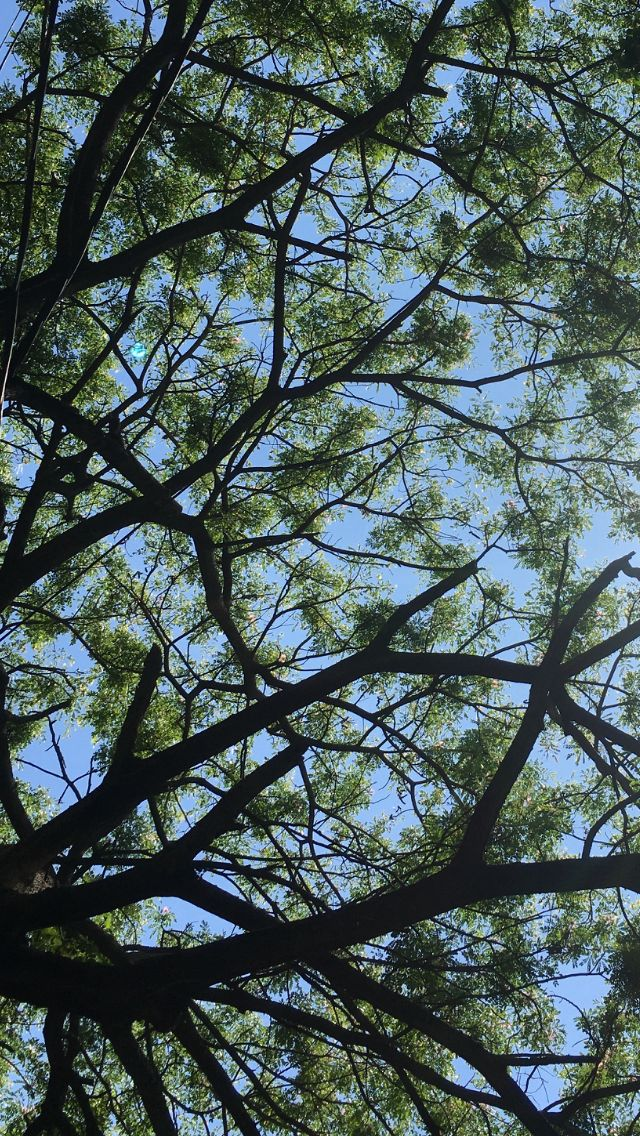
#> input picture 1_pohon.jpg, 640 x 1136 px
$ python 1_Robert_Sobel.py
#> lines starting #> are read from the running program, lines starting #| are printed output that depends on the picture
import imageio.v3 as imageio
import numpy as np
import matplotlib.pyplot as plt
from scipy.ndimage import convolve

# Membaca gambar grayscale
image = imageio.imread('1_pohon.jpg', mode='L')
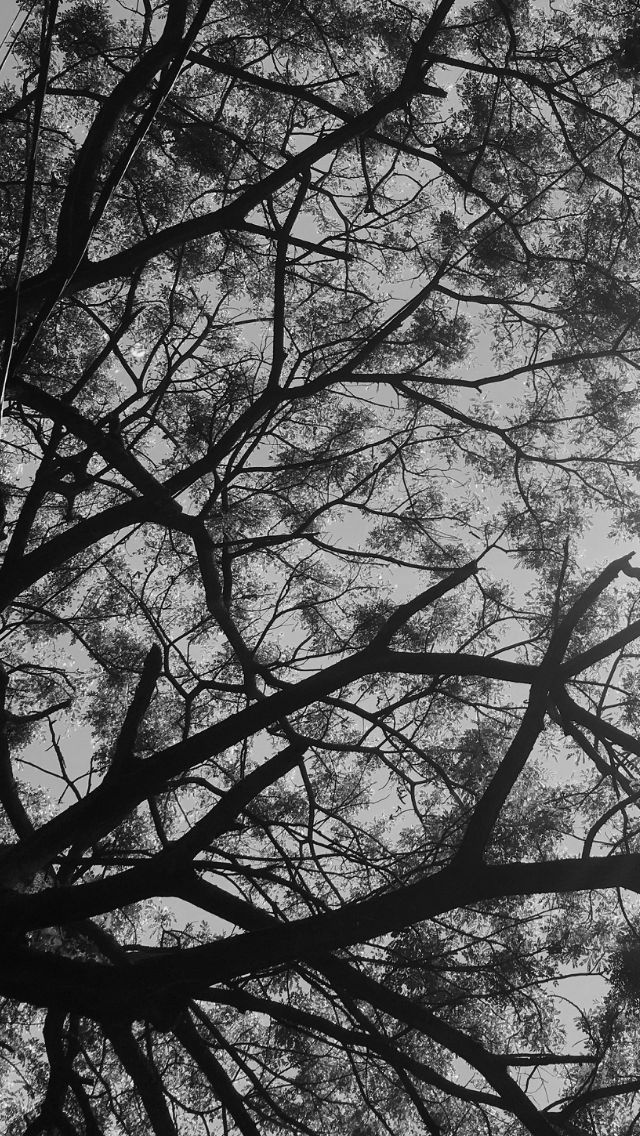
#> image: shape (1136, 640); min 0, max 255, mean 87.6

# Operator Roberts dan Sobel
roberts_x = np.array([[1, 0], [0, -1]])
roberts_y = np.array([[0, 1], [-1, 0]])
sobel_x = np.array([[-1, 0, 1], [-2, 0, 2], [-1, 0, 1]])
sobel_y = np.array([[-1, -2, -1], [0, 0, 0], [1, 2, 1]])

def edge_detection(image, kx, ky):
    gx, gy = convolve(image, kx), convolve(image, ky)
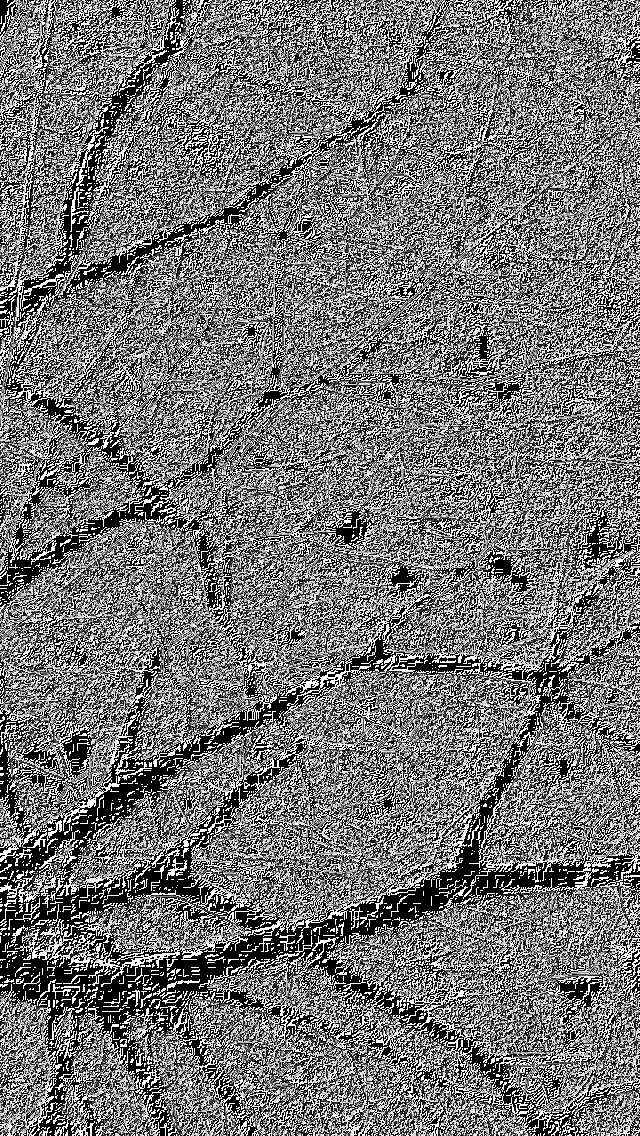
#> gx: shape (1136, 640); min 0, max 255, mean 117.6
    return np.hypot(gx, gy)
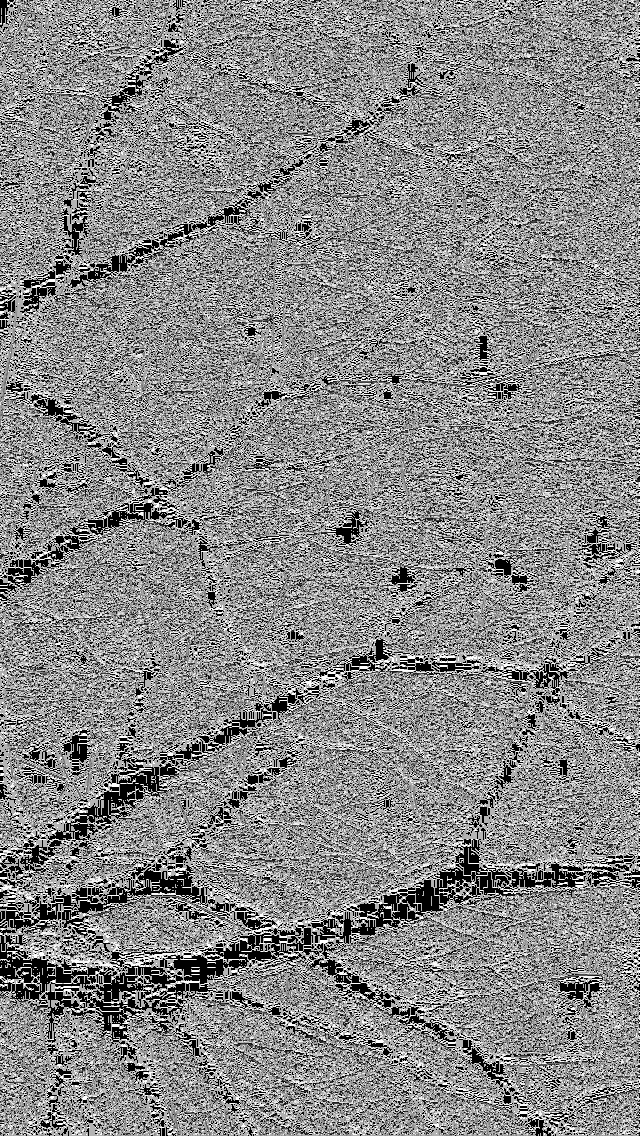
#> returned value: shape (1136, 640) float16; min 0, max 360.5, mean 193.4; drawn with min black and max white

roberts_result = edge_detection(image, roberts_x, roberts_y)
sobel_result = edge_detection(image, sobel_x, sobel_y)
#> in edge_detection (call 2), `gx, gy = convolve(image, kx), convolve(image, ky)`:
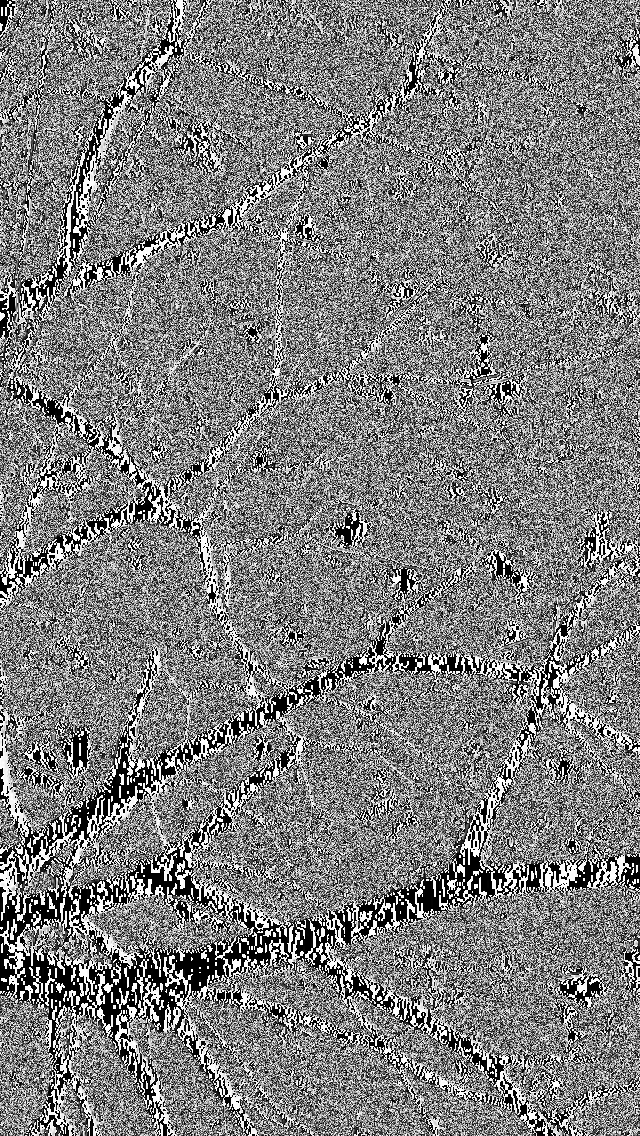
#> gx: shape (1136, 640); min 0, max 255, mean 126.1
#> in edge_detection (call 2), `gx, gy = convolve(image, kx), convolve(image, ky)`:
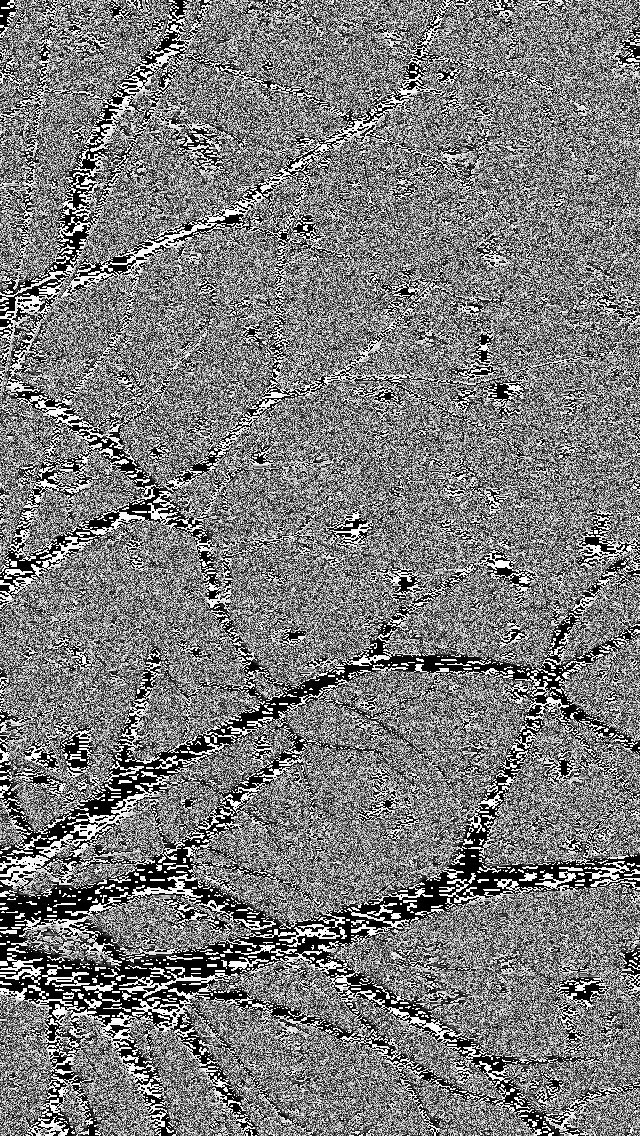
#> gy: shape (1136, 640); min 0, max 255, mean 123
#> in edge_detection (call 2), `return np.hypot(gx, gy)`:
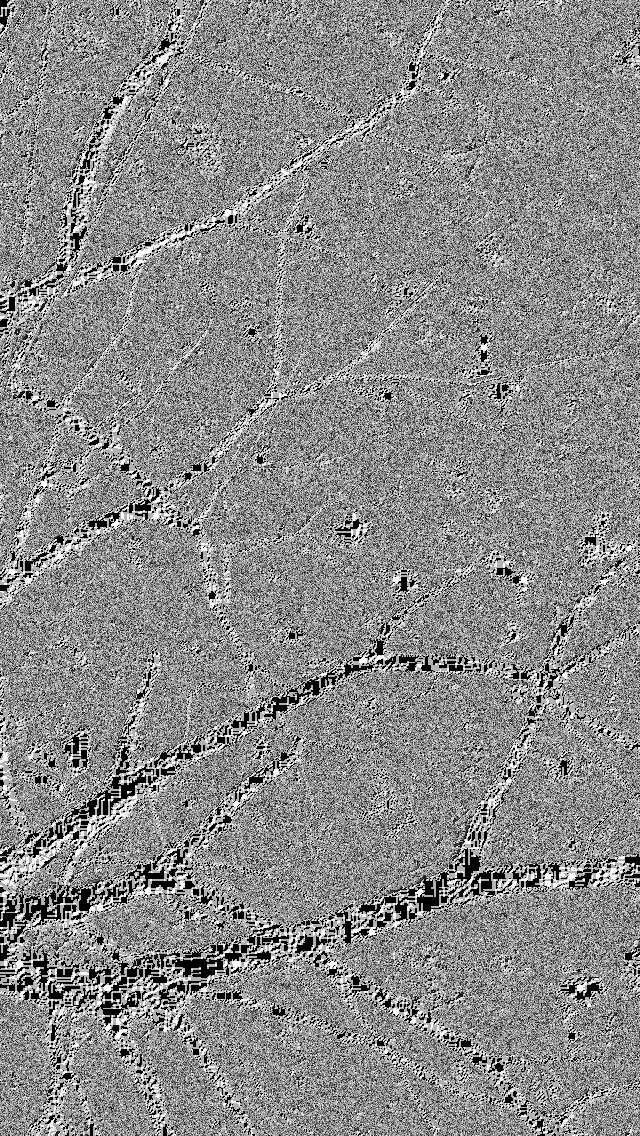
#> returned value: shape (1136, 640) float16; min 0, max 360.5, mean 195.9; drawn with min black and max white

# Menampilkan hasil
fig, ax = plt.subplots(1, 3, figsize=(12, 6))
titles = ['Original', 'Roberts', 'Sobel']
images = [image, roberts_result, sobel_result]
for i in range(3):
    ax[i].imshow(images[i], cmap='gray')
    ax[i].set_title(titles[i])
    ax[i].axis('off')
plt.show()

$ run again, with 2_gambar.jpg copied over 1_pohon.jpg
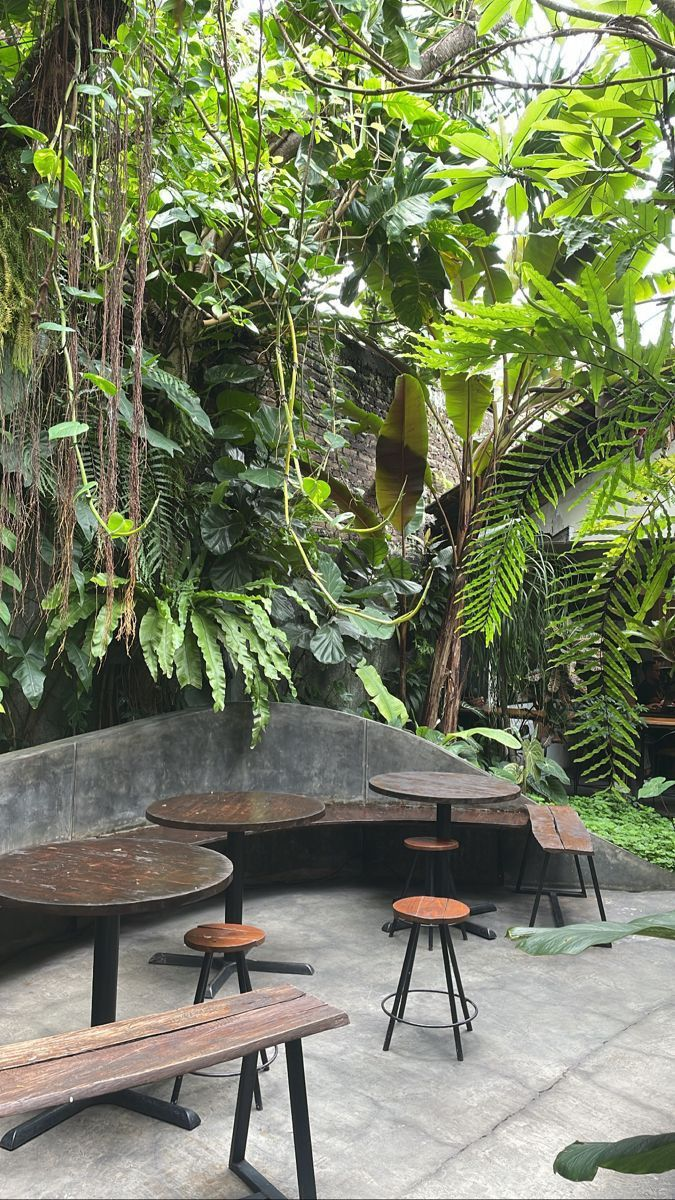
#> input picture 2_gambar.jpg, 675 x 1200 px
#> in edge_detection (call 2), `gx, gy = convolve(image, kx), convolve(image, ky)`:
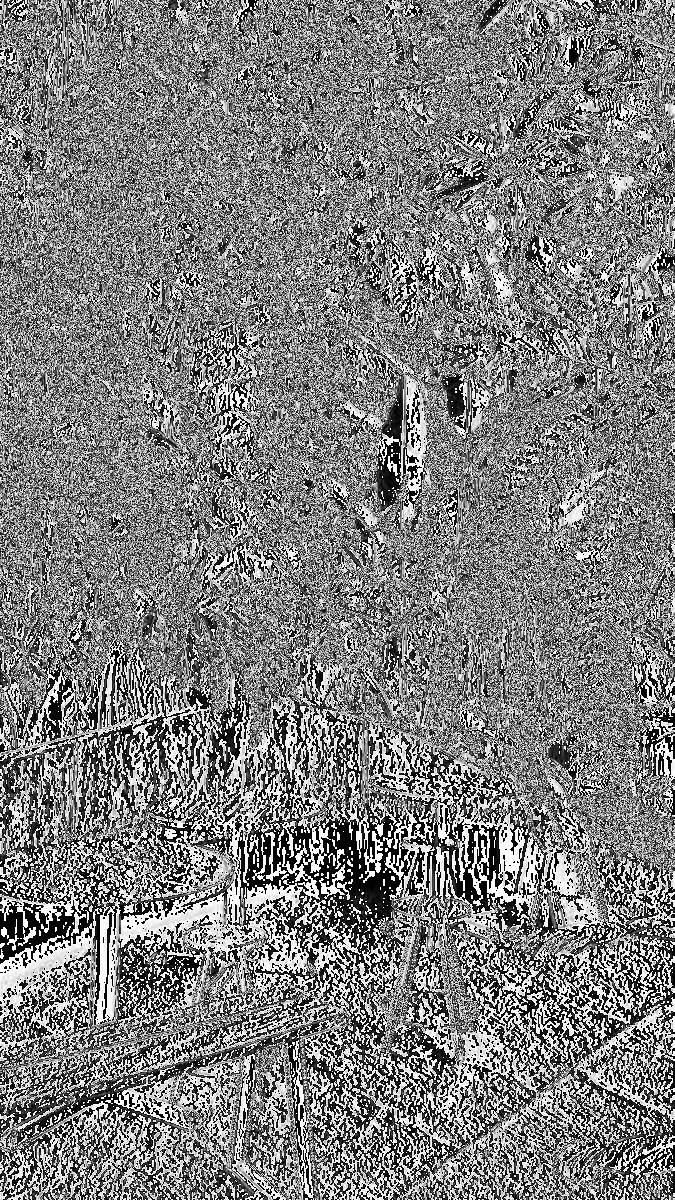
#> gx: shape (1200, 675); min 0, max 255, mean 126.9
#> in edge_detection (call 2), `return np.hypot(gx, gy)`:
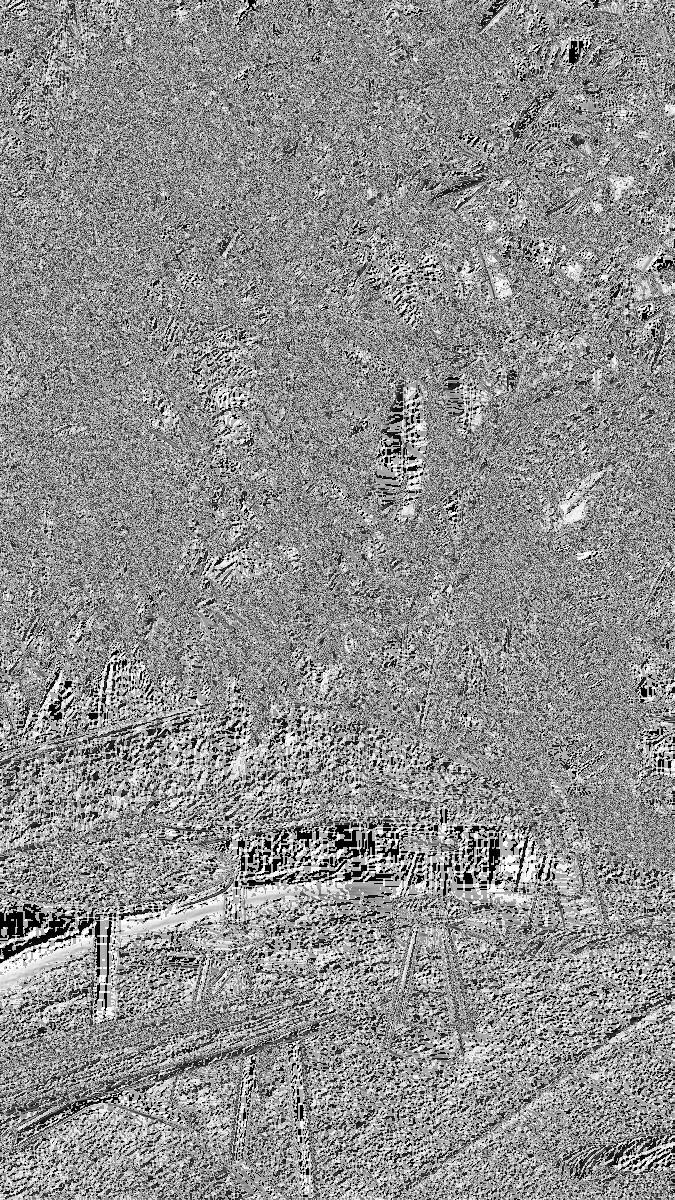
#> returned value: shape (1200, 675) float16; min 0, max 360.5, mean 202.1; drawn with min black and max white
